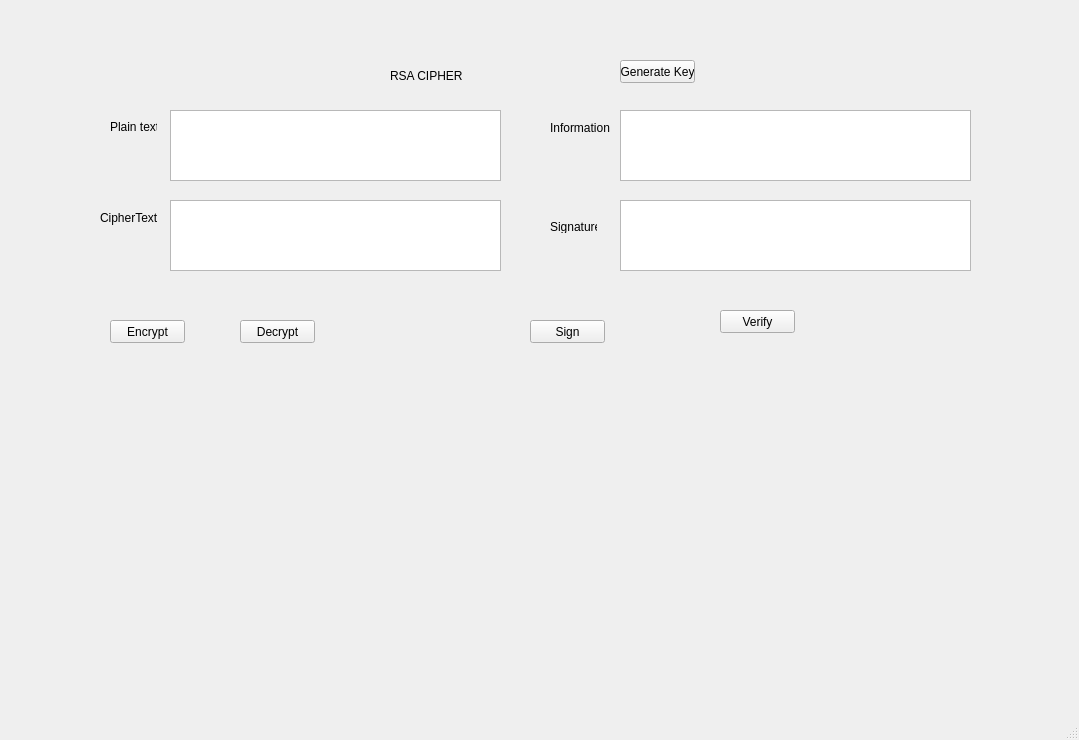
<?xml version="1.0" encoding="UTF-8"?>
<ui version="4.0">
 <class>MainWindow</class>
 <widget class="QMainWindow" name="MainWindow">
  <property name="geometry">
   <rect>
    <x>0</x>
    <y>0</y>
    <width>1079</width>
    <height>740</height>
   </rect>
  </property>
  <property name="windowTitle">
   <string>MainWindow</string>
  </property>
  <widget class="QWidget" name="centralwidget">
   <widget class="QLabel" name="lbl_Header">
    <property name="geometry">
     <rect>
      <x>390</x>
      <y>50</y>
      <width>161</width>
      <height>51</height>
     </rect>
    </property>
    <property name="text">
     <string>RSA CIPHER</string>
    </property>
   </widget>
   <widget class="QPushButton" name="btn_gen">
    <property name="geometry">
     <rect>
      <x>620</x>
      <y>60</y>
      <width>75</width>
      <height>23</height>
     </rect>
    </property>
    <property name="text">
     <string>Generate Key</string>
    </property>
   </widget>
   <widget class="QLabel" name="lbl_plaintext">
    <property name="geometry">
     <rect>
      <x>110</x>
      <y>120</y>
      <width>47</width>
      <height>13</height>
     </rect>
    </property>
    <property name="text">
     <string>Plain text</string>
    </property>
   </widget>
   <widget class="QLabel" name="lbl_info">
    <property name="geometry">
     <rect>
      <x>550</x>
      <y>120</y>
      <width>61</width>
      <height>16</height>
     </rect>
    </property>
    <property name="text">
     <string>Information</string>
    </property>
   </widget>
   <widget class="QLabel" name="lbl_ciphertext">
    <property name="geometry">
     <rect>
      <x>100</x>
      <y>210</y>
      <width>71</width>
      <height>16</height>
     </rect>
    </property>
    <property name="text">
     <string>CipherText</string>
    </property>
   </widget>
   <widget class="QLabel" name="lbl_sig">
    <property name="geometry">
     <rect>
      <x>550</x>
      <y>220</y>
      <width>47</width>
      <height>13</height>
     </rect>
    </property>
    <property name="text">
     <string>Signature</string>
    </property>
   </widget>
   <widget class="QPushButton" name="btn_encrypt">
    <property name="geometry">
     <rect>
      <x>110</x>
      <y>320</y>
      <width>75</width>
      <height>23</height>
     </rect>
    </property>
    <property name="text">
     <string>Encrypt</string>
    </property>
   </widget>
   <widget class="QPushButton" name="btn_decrypt">
    <property name="geometry">
     <rect>
      <x>240</x>
      <y>320</y>
      <width>75</width>
      <height>23</height>
     </rect>
    </property>
    <property name="text">
     <string>Decrypt</string>
    </property>
   </widget>
   <widget class="QPushButton" name="btn_sign">
    <property name="geometry">
     <rect>
      <x>530</x>
      <y>320</y>
      <width>75</width>
      <height>23</height>
     </rect>
    </property>
    <property name="text">
     <string>Sign</string>
    </property>
   </widget>
   <widget class="QPushButton" name="btn_verify">
    <property name="geometry">
     <rect>
      <x>720</x>
      <y>310</y>
      <width>75</width>
      <height>23</height>
     </rect>
    </property>
    <property name="text">
     <string>Verify</string>
    </property>
   </widget>
   <widget class="QTextEdit" name="txt_plain_text">
    <property name="geometry">
     <rect>
      <x>170</x>
      <y>110</y>
      <width>331</width>
      <height>71</height>
     </rect>
    </property>
   </widget>
   <widget class="QTextEdit" name="txt_cipher_text">
    <property name="geometry">
     <rect>
      <x>170</x>
      <y>200</y>
      <width>331</width>
      <height>71</height>
     </rect>
    </property>
   </widget>
   <widget class="QTextEdit" name="txt_info_text">
    <property name="geometry">
     <rect>
      <x>620</x>
      <y>110</y>
      <width>351</width>
      <height>71</height>
     </rect>
    </property>
   </widget>
   <widget class="QTextEdit" name="txt_signature_text">
    <property name="geometry">
     <rect>
      <x>620</x>
      <y>200</y>
      <width>351</width>
      <height>71</height>
     </rect>
    </property>
   </widget>
  </widget>
  <widget class="QMenuBar" name="menubar">
   <property name="geometry">
    <rect>
     <x>0</x>
     <y>0</y>
     <width>1079</width>
     <height>21</height>
    </rect>
   </property>
  </widget>
  <widget class="QStatusBar" name="statusbar"/>
 </widget>
 <resources/>
 <connections/>
</ui>
